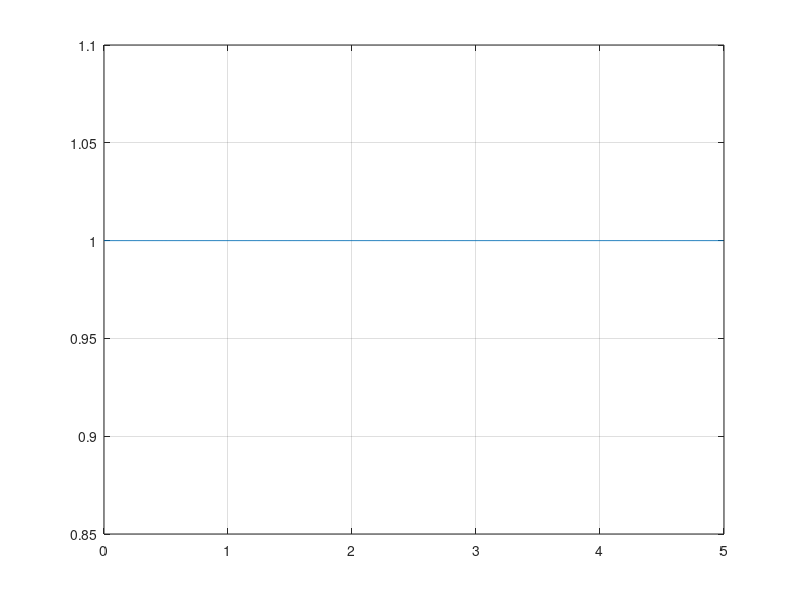
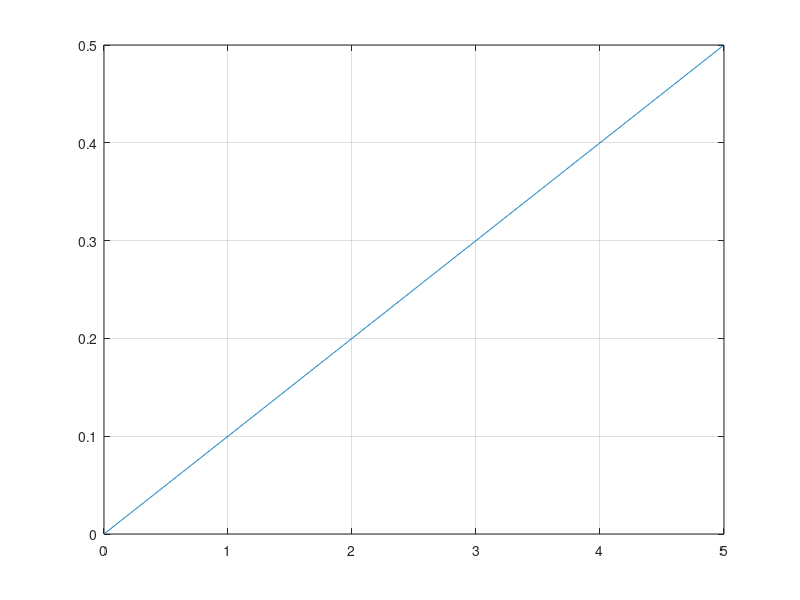
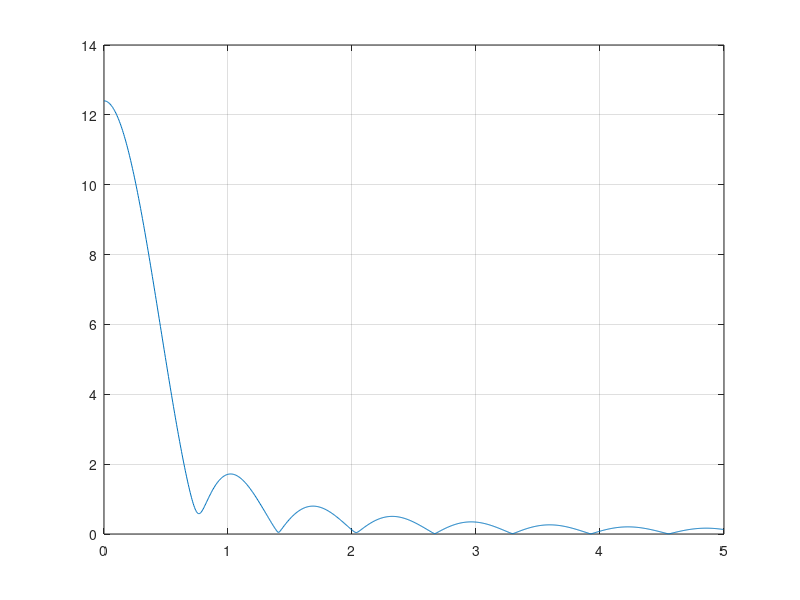
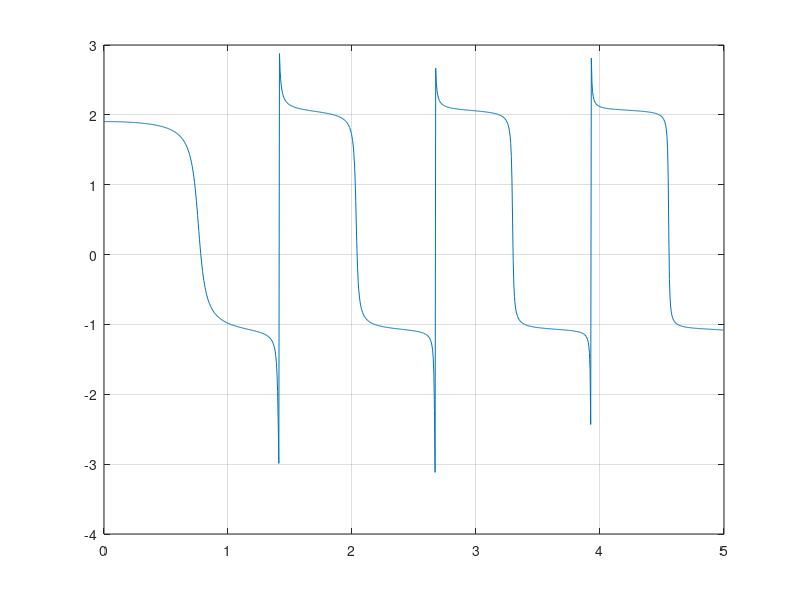

Reproduce these figures in MATLAB, in order.

beta = 0.1;
n = 1000;
m = 1000;
p = 0;
q = 5;
a = 0;
b = 5;
hx = (b-a)/n;
x = a:hx:(b-hx/2);
hxi = (q-p)/m;
xi = p:hxi:(q-hxi/2);
[X, XI] = meshgrid(x, xi);
f = exp(i*beta*x);

alpha = 1;
J = i*besselj(0,alpha*X.*XI).*X;
F = J*f.'*hx

figure(1)
plot(x, abs(f));
grid on;
figure(2)
plot(x, arg(f));
grid on;
figure(3);
plot(xi, abs(F));
grid on;
figure(4);
plot(xi, arg(F));
grid on;
